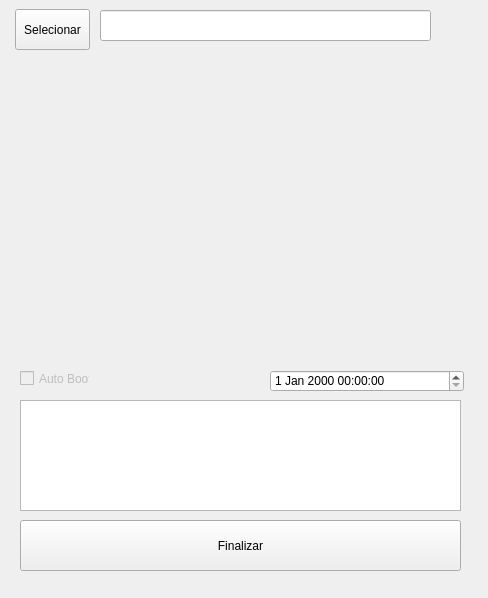
<?xml version="1.0" encoding="UTF-8"?>
<ui version="4.0">
 <class>MainWindow</class>
 <widget class="QMainWindow" name="MainWindow">
  <property name="enabled">
   <bool>true</bool>
  </property>
  <property name="geometry">
   <rect>
    <x>0</x>
    <y>0</y>
    <width>488</width>
    <height>598</height>
   </rect>
  </property>
  <property name="minimumSize">
   <size>
    <width>488</width>
    <height>598</height>
   </size>
  </property>
  <property name="maximumSize">
   <size>
    <width>488</width>
    <height>598</height>
   </size>
  </property>
  <property name="cursor">
   <cursorShape>PointingHandCursor</cursorShape>
  </property>
  <property name="mouseTracking">
   <bool>true</bool>
  </property>
  <property name="contextMenuPolicy">
   <enum>Qt::NoContextMenu</enum>
  </property>
  <property name="acceptDrops">
   <bool>false</bool>
  </property>
  <property name="windowTitle">
   <string>Organizador</string>
  </property>
  <property name="windowIcon">
   <iconset>
    <normaloff>Galeria/ButtonBan.png</normaloff>Galeria/ButtonBan.png</iconset>
  </property>
  <property name="accessibleName">
   <string/>
  </property>
  <property name="autoFillBackground">
   <bool>true</bool>
  </property>
  <property name="styleSheet">
   <string notr="true">MainWindow {
    background-image: url(&quot;C:/Users/Servidor/Desktop/Projetos para git/OrganizadorDePasta/Galeria/2811273.webp&quot;);
    background-repeat: no-repeat;
    background-position: center;
}</string>
  </property>
  <property name="toolButtonStyle">
   <enum>Qt::ToolButtonIconOnly</enum>
  </property>
  <widget class="QWidget" name="centralwidget">
   <property name="styleSheet">
    <string notr="true">#centralwidget {
    background-image: url(&quot;C:/Users/Servidor/Desktop/Projetos para git/OrganizadorDePasta/Galeria/2811273.webp&quot;);
    background-repeat: no-repeat;
    background-position: center;
}</string>
   </property>
   <widget class="QPushButton" name="SelecionarPasta">
    <property name="geometry">
     <rect>
      <x>15</x>
      <y>9</y>
      <width>75</width>
      <height>41</height>
     </rect>
    </property>
    <property name="text">
     <string>Selecionar</string>
    </property>
   </widget>
   <widget class="QPushButton" name="FinalizarBTN">
    <property name="geometry">
     <rect>
      <x>20</x>
      <y>520</y>
      <width>441</width>
      <height>51</height>
     </rect>
    </property>
    <property name="text">
     <string>Finalizar</string>
    </property>
   </widget>
   <widget class="QDateTimeEdit" name="dateTimeEdit">
    <property name="geometry">
     <rect>
      <x>270</x>
      <y>370</y>
      <width>194</width>
      <height>22</height>
     </rect>
    </property>
   </widget>
   <widget class="QListWidget" name="listWidget">
    <property name="geometry">
     <rect>
      <x>20</x>
      <y>400</y>
      <width>441</width>
      <height>111</height>
     </rect>
    </property>
   </widget>
   <widget class="QCheckBox" name="checkBox">
    <property name="enabled">
     <bool>false</bool>
    </property>
    <property name="geometry">
     <rect>
      <x>20</x>
      <y>370</y>
      <width>70</width>
      <height>17</height>
     </rect>
    </property>
    <property name="cursor">
     <cursorShape>OpenHandCursor</cursorShape>
    </property>
    <property name="text">
     <string>Auto Boot</string>
    </property>
   </widget>
   <widget class="QLineEdit" name="lineEdit">
    <property name="geometry">
     <rect>
      <x>100</x>
      <y>10</y>
      <width>331</width>
      <height>31</height>
     </rect>
    </property>
   </widget>
  </widget>
 </widget>
 <resources/>
 <connections/>
</ui>
